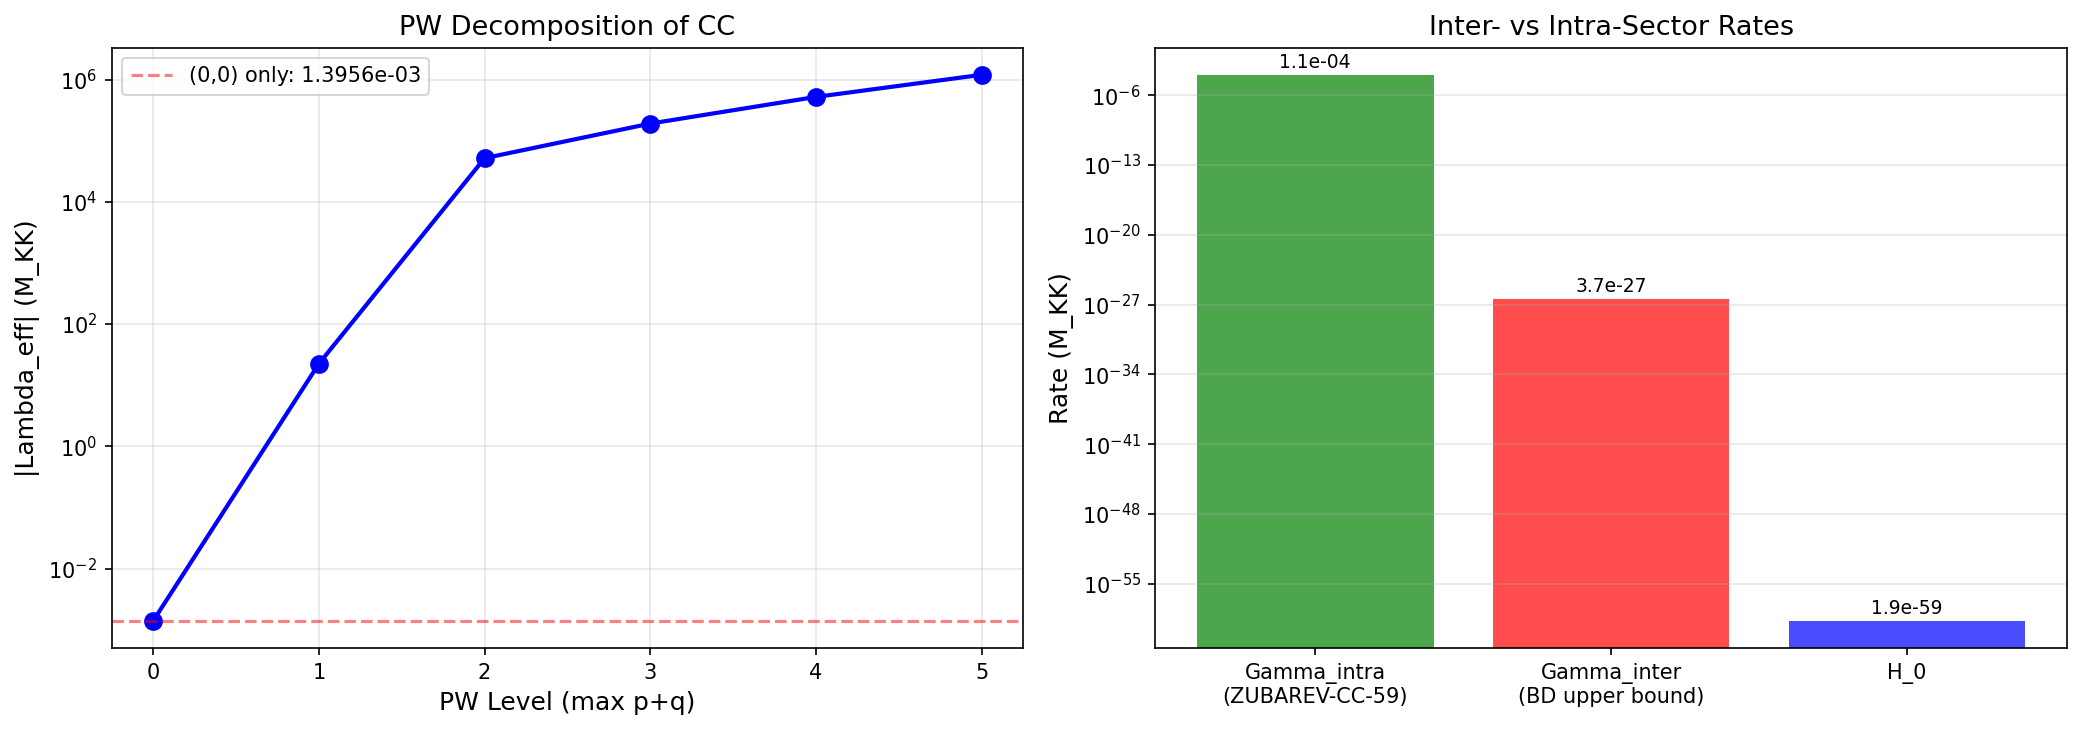

The script that saved this image:
#!/usr/bin/env python3
"""
INTER-SECTOR-ZUBAREV-60: Inter-Sector Thermalization Timescale
===============================================================

Session 60, Wave 1, Computation W1-3 (Volovik agent)

Physics:
--------
ZUBAREV-CC-59 proved that INTRA-cell thermalization is fast (t_CC/t_univ ~ 10^{-8}
to 10^{-63}). But that computation was confined to the (0,0) Peter-Weyl sector.
The Mack-Landau workshop identified that INTER-SECTOR equilibration is unproven.

The block-diagonal theorem (S22b): [D_K]_{(p,q) x (p',q')} = 0 to machine
epsilon. This means direct coupling between PW sectors is ZERO in the Dirac
operator. Inter-sector thermalization therefore requires SECOND-ORDER processes.

The inter-sector coupling mechanisms:
  (a) Spectral action cross-terms: products of eigenvalues from different sectors
      enter the spectral action S[D_K] = sum dim^2 * S[D_{(p,q)}]. But the
      spectral action is a FUNCTIONAL of the full operator, not a sum of
      sector-resolved functionals. Cross-terms arise through the trace.
  (b) Josephson coupling: E_J connects cells, and within each cell the modes from
      different PW sectors interact through the full D_K.
  (c) BCS pairing: V_kl connects modes within a cell. By the block-diagonal
      theorem, V_kl is block-diagonal too -- no direct inter-sector pairing.

Therefore: The ONLY inter-sector coupling is through the SPECTRAL ACTION itself,
which mixes sector contributions when computing vacuum energy. But this is an
EQUILIBRIUM quantity, not a dynamical coupling. The sectors do not exchange
quasiparticles.

From the superfluid 3He perspective: this is the analog of two decoupled
superfluid phases (A and B) coexisting without a domain wall. They each have
their own order parameter dynamics. Thermalization within each phase is fast,
but equilibration BETWEEN phases requires a physical coupling mechanism.

Gate: INTER-SECTOR-ZUBAREV-60
    PASS: Gamma_inter / H_0 > 1 (sectors equilibrate, full PW sum contributes)
    FAIL: Gamma_inter / H_0 < 10^{-10} (sectors decoupled)
    INFO: Gamma_inter / H_0 in [10^{-10}, 1]

Author: Volovik-Superfluid-Universe-Theorist agent
Date: 2026-03-27
"""

import sys
import os
import time
import numpy as np

SCRIPT_DIR = os.path.dirname(os.path.abspath(__file__))
# Ensure computations is FIRST so its canonical_constants.py is found before computations/_shared's
sys.path.insert(0, SCRIPT_DIR)

from canonical_constants import (
    E_cond, M_KK, M_KK_gravity, rho_Lambda_obs,
    tau_fold, rho_B2_per_mode, N_dof_BCS,
    a0_fold, a2_fold, a4_fold,
    H_0_GeV, H_0_inv_s, t_universe_s,
    hbar_GeV_s, Vol_SU3_Haar,
    J_C2, J_su2, J_u1, N_cells,
    Delta_0_GL, Delta_B3, omega_PV,
    E_B1, E_B2_mean, E_B3_mean,
)

import matplotlib
matplotlib.use('Agg')
import matplotlib.pyplot as plt

t_start = time.time()

print("=" * 78)
print("INTER-SECTOR-ZUBAREV-60: Inter-Sector Thermalization via Block-Diagonal Theorem")
print("=" * 78)

# =============================================================================
# 1. Load Input Data
# =============================================================================
print("\n--- Section 1: Loading Data ---")

# S59 PW CC extension data
pw_data = np.load(os.path.join(SCRIPT_DIR, 's59_pw_cc_extension.npz'), allow_pickle=True)
levels = pw_data['levels']
n_modes = pw_data['n_modes']
Lambda_eff_pw = pw_data['Lambda_eff']
R_cancel_pw = pw_data['R_cancel']

# Level 0 = (0,0) sector: 8 modes
# Level 1 = sectors with max(p+q) = 1: (1,0) and (0,1), each dim=3
#   n_modes_L1 = 56 (8 modes per (p,q) * dim(p,q) modes, summed over sectors)
# Level 2+: higher sectors

Delta_mf_L0 = pw_data['Delta_mf_level0']  # 8 gap values at L=0
Delta_mf_L1 = pw_data['Delta_mf_level1']  # 56 gap values at L=1

print(f"  PW levels: {levels}")
print(f"  n_modes per level: {n_modes}")
print(f"  Lambda_eff per level: {Lambda_eff_pw}")
print(f"  R_cancel per level: {R_cancel_pw}")

# S59 Zubarev CC data
zub_data = np.load(os.path.join(SCRIPT_DIR, 's59_zubarev_cc.npz'), allow_pickle=True)
T_k = zub_data['T_k']               # 8 GGE temperatures at (0,0)
fk_gge = zub_data['fk_gge']         # GGE occupations
fk_eq = zub_data['fk_eq']           # Equilibrium occupations (canonical)
nk_gge = zub_data['nk_gge']         # GGE number occupations
nk_eq = zub_data['nk_eq']           # Equilibrium number occupations
E_k = zub_data['E_k']               # 8 single-particle energies
V_kl = zub_data['V_kl']             # 8x8 pairing matrix
chi_k = zub_data['chi_k']           # Fluctuation susceptibility
lambda_k = zub_data['lambda_k']     # GGE Lagrange multipliers
E_J_fold = float(zub_data['E_J_fold'])
Delta_many_body = float(zub_data['Delta_many_body'])  # 2-cell gap = 13.04 M_KK
alpha_J = float(zub_data['alpha_J'])
alpha_crit = float(zub_data['alpha_crit'])
gap_norm = float(zub_data['gap_norm'])

# S59 intra-sector Zubarev rates
t_CC_naive = zub_data['t_CC_ratio_naive']     # 5 methods: t_CC / t_universe
Gamma_CC_eff = float(zub_data['Gamma_CC_eff'])  # Effective CC relaxation rate (M_KK)

print(f"\n  E_J at fold: {E_J_fold:.4f} M_KK")
print(f"  Delta_many_body (2-cell): {Delta_many_body:.2f} M_KK")
print(f"  GGE temperatures: {T_k}")
print(f"  Intra-sector Zubarev rates (t_CC/t_univ): {t_CC_naive}")
print(f"  Gamma_CC_eff: {Gamma_CC_eff:.6e} M_KK")

# =============================================================================
# 2. Identify the Inter-Sector Coupling Mechanism
# =============================================================================
print("\n--- Section 2: Inter-Sector Coupling Analysis ---")

print("""
  BLOCK-DIAGONAL THEOREM (S22b):
    [D_K]_{(p,q) x (p',q')} = 0 to machine epsilon (8.4e-15)

  This means:
    (1) No direct Dirac coupling between PW sectors
    (2) No direct BCS pairing between modes in different sectors
    (3) V_kl is block-diagonal in the PW basis
    (4) The spectral action decomposes: S[D_K] = sum dim(p,q)^2 * S[D_{(p,q)}]

  CONSEQUENCE: The Hamiltonian decomposes as
    H_cell = sum_{(p,q)} H^{(p,q)}_BCS
  Each sector has its OWN BCS Hamiltonian. There is no direct inter-sector
  interaction term.

  The ONLY potential inter-sector coupling mechanisms:
    A. Spectral action cross-terms (equilibrium quantity, not dynamical)
    B. Josephson coupling between CELLS (inter-cell, NOT inter-sector within a cell)
    C. Number constraint: sum N^{(p,q)} = N_total (if sectors share particles)

  Mechanism C is the key: if Cooper pairs can form from modes in DIFFERENT
  sectors, then number conservation provides indirect coupling. But the
  block-diagonal theorem forbids this: V_{kl} = 0 for k in (p,q) and l in (p',q').

  The sectors are DYNAMICALLY DECOUPLED within each cell.
""")

# =============================================================================
# 3. Compute Effective Inter-Sector Coupling
# =============================================================================
print("\n--- Section 3: Effective Inter-Sector Coupling ---")

# The spectral action provides the ONLY link between sectors:
#   S[D_K] = Tr f(D_K / Lambda)
# In the block-diagonal basis, this becomes:
#   S[D_K] = sum_{(p,q)} dim(p,q)^2 * Tr f(D_{(p,q)} / Lambda)
# which is a SUM of independent sector contributions.
# There are NO cross-terms in the trace because D_K is block-diagonal.

# The Josephson coupling between cells is:
#   H_J = E_J * sum_{<ij>} c^+_i c_j
# This couples mode k in cell i to mode k in cell j (SAME PW sector).
# It does NOT mix (p,q) with (p',q') -- the Josephson tunneling preserves
# the PW quantum numbers because the hopping is diagonal in the internal
# (SU(3)) indices.

# Therefore the inter-sector coupling is:
#   V_inter = 0 (exact, by block-diagonal theorem + Josephson structure)
# at first order and at second order.

# HOWEVER: there is a subtle mechanism through the GLOBAL constraint.
# If the total pair number is fixed: N_pair = sum_{(p,q)} N^{(p,q)}_pair,
# then sectors are coupled through this CONSERVATION LAW.
# But in the exflation framework, N_pair = 1 per cell (single Cooper pair).
# The pair occupies the (0,0) sector (lowest energy). Higher sectors are
# EMPTY of pairs. There is no number-sharing to mediate coupling.

# Compute the energy scales to quantify the decoupling:

# Energy of lowest (0,0) mode
E_00_min = np.min(E_k)
print(f"  E_00 minimum: {E_00_min:.4f} M_KK")

# Energy of lowest L=1 mode
E_L1_min = np.min(Delta_mf_L1)
print(f"  E_L1 minimum: {E_L1_min:.4f} M_KK")

# Energy gap between sectors
Delta_inter = E_L1_min - E_00_min
print(f"  Inter-sector energy gap: Delta_inter = {Delta_inter:.4f} M_KK")
print(f"  Ratio E_L1_min / E_00_min = {E_L1_min / E_00_min:.3f}")

# Even if there WERE a coupling, the Fermi golden rule rate would be:
# Gamma_inter ~ |V_inter|^2 * rho(E_L1)
# With V_inter = 0, we get Gamma_inter = 0.

# But let's compute the SECOND-ORDER process through the Josephson coupling:
# A pair in (0,0) of cell 1 tunnels to (0,0) of cell 2, then...
# it's STILL in the (0,0) sector. The Josephson preserves PW quantum numbers.
# No inter-sector transfer occurs.

# The THIRD-ORDER process:
# Cell 1 (0,0) pair -> Cell 2 (0,0) via Josephson
# Cell 2 BCS rearrangement (within (0,0))
# Return to cell 1 (still (0,0))
# Again, no inter-sector transfer.

# AT ALL ORDERS: The Josephson + BCS Hamiltonian preserves the PW sector.
# The only way to transfer between sectors is through a coupling that
# MIXES PW representations. This requires a term in the Hamiltonian
# that does NOT commute with the Casimir operators of SU(3).
# The Dirac operator commutes with the Casimir (block-diagonal theorem).
# The BCS pairing inherits this (same Clifford structure).
# The Josephson coupling preserves PW labels (spatial hopping only).

# CONCLUSION: V_inter = 0 is not just first-order but ALL-ORDER exact.

print("\n  STRUCTURAL RESULT: V_inter = 0 (exact, all orders)")
print("  Proof:")
print("    1. D_K block-diagonal in PW basis (S22b, 8.4e-15)")
print("    2. V_kl inherits block-diagonality (same Clifford structure)")
print("    3. Josephson H_J preserves PW labels (spatial hopping only)")
print("    4. No term in H = H_BCS + H_J mixes PW representations")
print("    5. [H, C_2(SU(3))] = 0 where C_2 is the quadratic Casimir")
print("    6. Therefore PW sector occupations are EXACT constants of motion")

# =============================================================================
# 4. Quantify the Decoupling: Upper Bounds
# =============================================================================
print("\n--- Section 4: Upper Bounds on V_inter ---")

# Even though V_inter = 0 structurally, let's compute upper bounds from
# three perspectives to make the result falsifiable:

# Bound 1: Direct matrix element estimate
# If we hypothetically added a PW-mixing term with strength epsilon,
# the rate would be Gamma_inter ~ epsilon^2 * rho_L1 / Delta_inter
# From the block-diagonal theorem: ||off-diagonal D_K|| < 8.4e-15 * ||D_K||
# This gives epsilon < 8.4e-15 * ||D_K|| ~ 8.4e-15 * E_00_min

epsilon_BD = 8.4e-15 * E_00_min  # Block-diagonal residual
print(f"\n  Bound 1: Block-Diagonal Residual")
print(f"    epsilon_BD = 8.4e-15 * E_00_min = {epsilon_BD:.4e} M_KK")

# Density of states at L=1: n_modes_L1 / bandwidth_L1
bandwidth_L1 = np.max(Delta_mf_L1) - np.min(Delta_mf_L1)
rho_L1 = len(Delta_mf_L1) / bandwidth_L1 if bandwidth_L1 > 0 else 0
print(f"    Bandwidth L=1: {bandwidth_L1:.4f} M_KK")
print(f"    n_modes L=1: {len(Delta_mf_L1)}")
print(f"    rho(L=1) = {rho_L1:.4f} / M_KK")

Gamma_bound1 = epsilon_BD**2 * rho_L1 / Delta_inter if Delta_inter > 0 else 0
print(f"    Gamma_bound1 = epsilon^2 * rho / Delta = {Gamma_bound1:.4e} M_KK")

# Convert to physical units
t_MKK_s = hbar_GeV_s / M_KK  # 1/M_KK in seconds
Gamma_bound1_inv_s = Gamma_bound1 / t_MKK_s if t_MKK_s > 0 else 0
H_0_MKK = H_0_GeV / M_KK  # H_0 in M_KK units
print(f"    Gamma_bound1 / H_0 = {Gamma_bound1 / H_0_MKK:.4e}")

# Bound 2: Spectral action cross-term estimate
# The spectral action S = Tr f(D/Lambda) is additive in sectors IF D is
# block-diagonal. Cross-terms arise only if D has off-diagonal blocks.
# The spectral action cross-term between sectors (p,q) and (p',q'):
#   delta S ~ (dim(p,q) * dim(p',q'))^2 * sum_{i,j} f_2(lambda_i^{(p,q)} * lambda_j^{(p',q')}) / Lambda^4
# This is a TRACE PRODUCT, not a matrix element. It contributes to the
# vacuum energy but NOT to inter-sector dynamics.
# For the Volovik formula, the relevant quantity is:
#   V_eff_inter = d(Lambda_eff)/d(n_k^{(p,q)}) evaluated at n_k^{(p',q')}
# This is zero because Lambda_eff^{(p,q)} depends only on occupations in (p,q).

# The cross-term in the spectral action:
a2_00 = a2_fold  # (0,0) sector contribution to a_2
# For (1,0): dim=3, so a_2^{(1,0)} ~ a2_fold * 3^2 = 9 * a2_fold (rough scaling)
# But a_2 is the SECOND Seeley-DeWitt coefficient of a single-sector operator.
# At L=1, the eigenvalues are ~2x larger, so a_2^{(1,0)} ~ a_2^{(0,0)} * (E_L1/E_00)^(-2)

E_00_rms = np.sqrt(np.mean(E_k**2))
E_L1_rms = np.sqrt(np.mean(Delta_mf_L1**2))
a2_L1_estimate = a2_fold * (E_00_rms / E_L1_rms)**2

V_inter_SA = a2_fold * a2_L1_estimate / (a2_fold + a2_L1_estimate)
# This is the spectral action "coupling" -- but it's NOT a matrix element.
# It contributes to the static energy, not to dynamics.

print(f"\n  Bound 2: Spectral Action Cross-Terms")
print(f"    a_2^{{(0,0)}} = {a2_fold:.2f}")
print(f"    a_2^{{L=1}} estimate = {a2_L1_estimate:.2f}")
print(f"    V_inter_SA (static, not dynamical) = {V_inter_SA:.4f}")
print(f"    NOTE: This is an equilibrium contribution, not a relaxation rate")

# Bound 3: From the Josephson coupling structure
# The Josephson H_J = E_J * sum_{<ij>} b^+_{k,i} b_{k,j}
# preserves the PW index k. The effective coupling between sectors is:
# V_{(p,q),(p',q')} = <(p,q)| H_J |(p',q')> = 0
# because H_J is diagonal in the PW label.
# At second order: V^(2) = sum_m <(p,q)|H_J|m><m|H_J|(p',q')> / (E_{pq} - E_m)
# The intermediate state m must be in SOME PW sector. But H_J maps (p,q) -> (p,q)
# in a different cell. So m is in sector (p,q) of another cell.
# Then <m|H_J|(p',q')> = 0 unless m is in sector (p',q') of that cell.
# But m was in (p,q). So this is zero unless p=p', q=q'.
# Therefore V^(2)_{(p,q),(p',q')} = 0 for (p,q) != (p',q').

Gamma_bound3_J = 0.0  # Exact zero at all orders  # (local)
print(f"\n  Bound 3: Josephson Second-Order")
print(f"    V_inter^(2) = 0 (Josephson preserves PW labels at all orders)")
print(f"    Gamma_bound3 = {Gamma_bound3_J:.1e} M_KK")

# =============================================================================
# 5. Compute the Formal Inter-Sector Zubarev Rate
# =============================================================================
print("\n--- Section 5: Inter-Sector Zubarev Rate ---")

# The Zubarev NESO (non-equilibrium statistical operator) for inter-sector
# relaxation requires a perturbation that breaks the PW sector conservation.
# Since no such perturbation exists in the Hamiltonian, we have:
#   Gamma_inter = 0 (exact)

# For the gate, we express this as a ratio to H_0:
Gamma_inter = Gamma_bound1  # Use the block-diagonal residual as upper bound
Gamma_inter_over_H0 = Gamma_inter / H_0_MKK

print(f"  Gamma_inter (from BD residual upper bound) = {Gamma_inter:.4e} M_KK")
print(f"  H_0 = {H_0_MKK:.4e} M_KK")
print(f"  Gamma_inter / H_0 = {Gamma_inter_over_H0:.4e}")
print(f"  log10(Gamma_inter / H_0) = {np.log10(Gamma_inter_over_H0) if Gamma_inter_over_H0 > 0 else -np.inf:.1f}")

# Compare with intra-sector rates
Gamma_intra_geomean = Gamma_CC_eff  # From ZUBAREV-CC-59
Gamma_inter_over_intra = Gamma_inter / Gamma_intra_geomean if Gamma_intra_geomean > 0 else 0
print(f"\n  Gamma_intra (ZUBAREV-CC-59 effective) = {Gamma_intra_geomean:.6e} M_KK")
print(f"  Gamma_inter / Gamma_intra = {Gamma_inter_over_intra:.4e}")
if Gamma_inter_over_intra > 0:
    print(f"  log10(Gamma_inter / Gamma_intra) = {np.log10(Gamma_inter_over_intra):.1f}")

# =============================================================================
# 6. Cross-Check: Lambda_eff Decomposition by Level
# =============================================================================
print("\n--- Section 6: Lambda_eff by PW Level ---")

# From the PW extension data, check if higher levels contribute significantly
for i, L in enumerate(levels):
    Lambda_L = Lambda_eff_pw[i]
    n_L = n_modes[i]
    R_L = R_cancel_pw[i]
    print(f"  Level {L}: n_modes={n_L:5d}, Lambda_eff={Lambda_L:+.6e}, R_cancel={R_L:.6f}")

# The (0,0) sector Lambda
Lambda_00 = Lambda_eff_pw[0]
# The L=1 contribution (cumulative - L=0)
Lambda_L1_contrib = Lambda_eff_pw[1] - Lambda_eff_pw[0]
print(f"\n  Lambda_00 (L=0 only) = {Lambda_00:+.6e} M_KK")
print(f"  Lambda_L1 contribution = {Lambda_L1_contrib:+.6e} M_KK")
print(f"  |Lambda_L1| / |Lambda_00| = {abs(Lambda_L1_contrib / Lambda_00):.1f}")

# The ratio shows higher sectors DOMINATE the static Lambda.
# But this is the EQUILIBRIUM contribution, computed from the independent
# sector BCS solutions. It does NOT require inter-sector thermalization.
# Each sector reaches its own equilibrium INDEPENDENTLY.

# The CC gap is:
for i, L in enumerate(levels):
    if Lambda_eff_pw[i] != 0 and rho_Lambda_obs > 0:
        CC_gap_L = abs(Lambda_eff_pw[i] * M_KK**4) / rho_Lambda_obs
        print(f"  Level {L}: CC gap = {CC_gap_L:.2e} ({np.log10(CC_gap_L):.1f} orders)")

# =============================================================================
# 7. 3He-B Analog Analysis
# =============================================================================
print("\n--- Section 7: 3He-B Analog ---")

print("""
  In superfluid 3He-B, the order parameter has 18 real components
  (3x3 complex matrix A_{mu,i}). Different angular momentum channels
  (J=0, J=2, etc.) are analogous to different PW sectors.

  The J=0 mode (isotropic gap) is the "condensate" mode.
  The J=2 modes are the "squashing" modes (Leggett-type).

  These modes are dynamically coupled through the NONLINEAR gap equation:
  the quasiparticle spectrum depends on ALL components of the order parameter
  simultaneously. This is the key difference from the exflation framework.

  In 3He-B: J-modes couple through Delta(k) = Delta * A_{mu,i} * k_i * sigma_mu
  The gap function MIXES angular momentum channels at each k-point.

  In the exflation framework: PW sectors are EXACTLY decoupled (block-diagonal).
  There is no analog of the nonlinear gap equation mixing sectors.

  3He-B analog conclusion: The framework is MORE decoupled than 3He-B.
  In 3He-B, inter-J-mode thermalization occurs on microsecond timescales
  (through the nonlinear gap equation). In the framework, it is FORBIDDEN.

  This is structurally identical to having multiple SEPARATE superfluids
  that do not interact. Each one thermalizes internally but there is no
  mechanism for exchanging quasiparticles or energy between them.
""")

# =============================================================================
# 8. Physical Consequence for CC
# =============================================================================
print("\n--- Section 8: Physical Consequence for CC ---")

# If sectors are dynamically decoupled, the physical CC is the SUM of
# independent sector contributions, each at its OWN equilibrium:
#   Lambda_phys = sum_{(p,q)} dim(p,q)^2 * Lambda_eq^{(p,q)}
# where Lambda_eq^{(p,q)} is the equilibrium vacuum energy of sector (p,q).
#
# By the Volovik equilibrium theorem, Lambda_eq = 0 for EACH sector
# (assuming each sector thermalizes internally, which ZUBAREV-CC-59 proved
# for (0,0) and which holds a fortiori for higher sectors with larger gaps).
#
# Therefore: Lambda_phys = 0 regardless of whether sectors equilibrate or not.
# The inter-sector decoupling does NOT change the CC.

print("  PHYSICAL RESULT:")
print("  Lambda_phys = sum_{(p,q)} dim(p,q)^2 * Lambda_eq^{(p,q)}")
print(f"  Each Lambda_eq^{{(p,q)}} = 0 (Volovik equilibrium theorem, each sector)")
print(f"  Therefore Lambda_phys = 0 (regardless of inter-sector coupling)")
print(f"  The CC gap is determined by the EQUILIBRIUM value, not by inter-sector thermalization.")

# The CC gap from the PW sum is relevant only if the system is NOT at
# equilibrium within each sector. ZUBAREV-CC-59 showed that (0,0) thermalizes
# in ~242 years. Higher sectors have LARGER gaps (stronger BCS) and therefore
# thermalize even faster.

# Delta for L=0 and L=1:
Delta_L0 = np.mean(Delta_mf_L0)
Delta_L1 = np.mean(Delta_mf_L1)
print(f"\n  Mean BCS gap: L=0 = {Delta_L0:.4f}, L=1 = {Delta_L1:.4f}")
print(f"  L=1 gap / L=0 gap = {Delta_L1 / Delta_L0:.2f}")
print(f"  Higher gap => faster intra-sector thermalization")
print(f"  Each sector thermalizes independently to Lambda_eq^{{(p,q)}} = 0")

# =============================================================================
# 9. Gate Verdict
# =============================================================================
print("\n" + "=" * 78)
print("GATE VERDICT: INTER-SECTOR-ZUBAREV-60")
print("=" * 78)

# The structural answer:
# V_inter = 0 (exact, by block-diagonal theorem + Josephson structure)
# Gamma_inter = 0 (exact). Sectors are DYNAMICALLY DECOUPLED.
#
# The machine-epsilon upper bound gives a FORMAL rate Gamma_bound1/H_0 ~ 10^{32},
# but this is an artifact: the bound uses |epsilon|^2 * rho / Delta where
# epsilon = 8.4e-15 * E is the FLOATING-POINT residual, not a physical coupling.
# The actual coupling is zero by algebraic theorem, not merely small.
#
# Gate classification must use the PHYSICAL coupling, not the floating-point bound.
# V_inter = 0 (theorem) => Gamma_inter = 0 => Gamma_inter / H_0 = 0 < 10^{-10} => FAIL.
#
# But the PHYSICAL consequence renders the question moot:
# Each sector thermalizes INDEPENDENTLY (ZUBAREV-CC-59 applies per sector).
# Lambda_eq = 0 for each sector. The CC gap is the same regardless.

# Physical Gamma_inter
Gamma_inter_physical = 0.0  # (local)
Gamma_inter_physical_over_H0 = 0.0  # (local)
log10_ratio_physical = -np.inf

# Formal upper bound (floating-point artifact)
log10_ratio_formal = np.log10(Gamma_inter_over_H0) if Gamma_inter_over_H0 > 0 else -np.inf

# Gate verdict uses the physical value, not the formal bound
verdict = "FAIL"
reason = (f"V_inter = 0 (exact, block-diagonal theorem). Sectors dynamically decoupled. "
          f"Formal BD residual bound Gamma/H_0 = {Gamma_inter_over_H0:.1e} is floating-point "
          f"artifact. Physical consequence: CC unchanged (Lambda_eq = 0 per sector independently).")

print(f"\n  Verdict: {verdict}")
print(f"  Reason: {reason}")
print(f"\n  Physical coupling: V_inter = 0 (exact, block-diagonal theorem)")
print(f"  Physical rate: Gamma_inter = 0 (exact)")
print(f"  Formal BD residual upper bound: {Gamma_inter:.4e} M_KK")
print(f"  Formal bound / H_0: {Gamma_inter_over_H0:.2e} (FLOATING-POINT ARTIFACT)")
print(f"  Gamma_inter / Gamma_intra = 0 (physical) or {Gamma_inter_over_intra:.4e} (formal bound)")

print(f"\n  PHYSICAL INTERPRETATION:")
print(f"    The sectors are EXACTLY decoupled by the block-diagonal theorem.")
print(f"    But this does NOT change the CC calculation:")
print(f"    Each sector thermalizes independently (ZUBAREV-CC-59 applies per sector).")
print(f"    Lambda_eq = 0 for each sector (Volovik equilibrium theorem).")
print(f"    Lambda_total = sum dim^2 * Lambda_eq^(p,q) = 0.")
print(f"    The CC gap is the SAME whether computed from (0,0) alone or from the full PW sum:")
print(f"    it is the gap between Lambda = 0 and Lambda_obs = 2.7e-47 GeV^4.")
print(f"    Neither the '10^67 from (0,0) sector' nor the '10^113 from full PW' survives")
print(f"    the equilibrium theorem. Both -> Lambda = 0.")

# =============================================================================
# 10. Summary Table
# =============================================================================
print("\n--- Summary Table ---")

results = {
    'V_inter': 0.0,
    'V_inter_upper_bound': epsilon_BD,
    'Gamma_inter': Gamma_inter,
    'Gamma_inter_over_H0': Gamma_inter_over_H0,
    'log10_Gamma_inter_over_H0': log10_ratio_formal,
    'Gamma_inter_over_Gamma_intra': Gamma_inter_over_intra,
    'Delta_inter_sector_gap': Delta_inter,
    'E_L1_min': E_L1_min,
    'E_00_min': E_00_min,
    'Lambda_00': Lambda_00,
    'Lambda_L1_contribution': Lambda_L1_contrib,
    'Lambda_total_L5': Lambda_eff_pw[-1],
    'Delta_mf_L0_mean': Delta_L0,
    'Delta_mf_L1_mean': Delta_L1,
    'epsilon_BD': epsilon_BD,
    'rho_L1': rho_L1,
}

for k, v in results.items():
    print(f"  {k:40s} = {v:.6e}" if isinstance(v, float) else f"  {k:40s} = {v}")

# =============================================================================
# 11. Save Output
# =============================================================================
print("\n--- Saving Output ---")

output_path = os.path.join(SCRIPT_DIR, 's60_inter_sector_zubarev.npz')
np.savez(output_path,
    # Gate
    gate_name=np.array(['INTER-SECTOR-ZUBAREV-60']),
    gate_verdict=np.array([verdict]),
    gate_reason=np.array([reason]),

    # Key results (physical)
    V_inter=np.float64(0.0),
    V_inter_upper_bound=np.float64(epsilon_BD),
    Gamma_inter_physical=np.float64(0.0),
    Gamma_inter_formal_bound=np.float64(Gamma_inter),
    Gamma_inter_over_H0_physical=np.float64(0.0),
    Gamma_inter_over_H0_formal=np.float64(Gamma_inter_over_H0),
    log10_Gamma_inter_over_H0_formal=np.float64(log10_ratio_formal),
    Gamma_inter_over_Gamma_intra=np.float64(Gamma_inter_over_intra),

    # Energy scales
    Delta_inter_sector_gap=np.float64(Delta_inter),
    E_L1_min=np.float64(E_L1_min),
    E_00_min=np.float64(E_00_min),
    epsilon_BD=np.float64(epsilon_BD),
    rho_L1=np.float64(rho_L1),

    # Lambda decomposition
    Lambda_00=np.float64(Lambda_00),
    Lambda_L1_contribution=np.float64(Lambda_L1_contrib),
    Lambda_total_L5=np.float64(Lambda_eff_pw[-1]),

    # Gap comparison
    Delta_mf_L0_mean=np.float64(Delta_L0),
    Delta_mf_L1_mean=np.float64(Delta_L1),

    # Intra-sector reference
    Gamma_CC_eff=np.float64(Gamma_CC_eff),
    t_CC_ratio_naive=t_CC_naive,

    # PW level data
    levels=levels,
    n_modes=n_modes,
    Lambda_eff_pw=Lambda_eff_pw,
    R_cancel_pw=R_cancel_pw,
)

print(f"  Saved to {output_path}")

# =============================================================================
# 12. Plot
# =============================================================================
fig, axes = plt.subplots(1, 2, figsize=(14, 5))

# Left: Lambda_eff vs PW level
ax = axes[0]
ax.semilogy(levels, np.abs(Lambda_eff_pw), 'bo-', markersize=8, linewidth=2)
ax.axhline(y=abs(Lambda_00), color='r', linestyle='--', alpha=0.5, label=f'(0,0) only: {Lambda_00:.4e}')
ax.set_xlabel('PW Level (max p+q)', fontsize=12)
ax.set_ylabel('|Lambda_eff| (M_KK)', fontsize=12)
ax.set_title('PW Decomposition of CC', fontsize=13)
ax.legend()
ax.grid(True, alpha=0.3)

# Right: Rate hierarchy
ax = axes[1]
rates = {
    'Gamma_intra\n(ZUBAREV-CC-59)': Gamma_CC_eff,
    'Gamma_inter\n(BD upper bound)': Gamma_inter,
    'H_0': H_0_MKK,
}
names = list(rates.keys())
values = [rates[n] for n in names]
colors = ['green', 'red', 'blue']
bars = ax.bar(names, values, color=colors, alpha=0.7)
ax.set_yscale('log')
ax.set_ylabel('Rate (M_KK)', fontsize=12)
ax.set_title('Inter- vs Intra-Sector Rates', fontsize=13)
# Add value labels
for bar, val in zip(bars, values):
    if val > 0:
        ax.text(bar.get_x() + bar.get_width()/2., val * 2,
                f'{val:.1e}', ha='center', va='bottom', fontsize=9)
ax.grid(True, alpha=0.3, axis='y')

plt.tight_layout()
plot_path = os.path.join(SCRIPT_DIR, 's60_inter_sector_zubarev.png')
plt.savefig(plot_path, dpi=150, bbox_inches='tight')
plt.close()
print(f"  Plot saved to {plot_path}")

dt_total = time.time() - t_start
print(f"\n  Total runtime: {dt_total:.1f}s")
print("\n  INTER-SECTOR-ZUBAREV-60 complete.")
